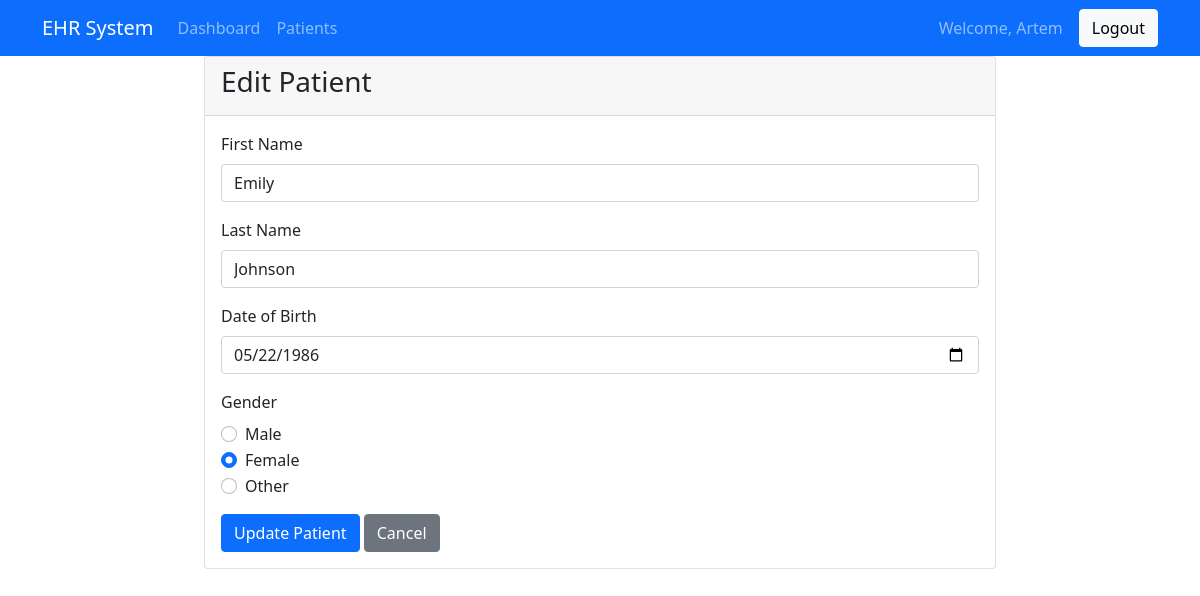
/patients/edit.php?id=7 (signed in), run on the app's committed database.
### tables this page shows
CREATE TABLE `patients` (
  `id` int(11) NOT NULL,
  `doctor_id` int(11) DEFAULT NULL,
  `first_name` varchar(50) NOT NULL,
  `last_name` varchar(50) NOT NULL,
  `date_of_birth` date NOT NULL,
  `gender` enum('M','F','Other') NOT NULL,
  `created_at` timestamp NOT NULL DEFAULT current_timestamp()
);

### patients/edit.php (the view, shortened to what this page needs)
<?php
require_once('../config/database.php');
$patient_id = isset($_GET['id']) ? (int)$_GET['id'] : 0;
$stmt = $pdo->prepare("SELECT * FROM patients WHERE id = ? AND doctor_id = ?");
$stmt->execute([$patient_id, $_SESSION['doctor_id']]);
$patient = $stmt->fetch();
require_once('../includes/header.php');
?>
<div class="row justify-content-center">
    <div class="col-md-8">
        <div class="card">
            <div class="card-header">
                <h3>Edit Patient</h3>
            </div>
            <div class="card-body">
                <form method="POST">
                    <div class="mb-3">
                        <label for="first_name" class="form-label">First Name</label>
                        <input type="text" class="form-control" id="first_name" name="first_name"
                               value="<?php echo htmlspecialchars($patient['first_name']); ?>" required>
                    </div>
                    <div class="mb-3">
                        <label for="last_name" class="form-label">Last Name</label>
                        <input type="text" class="form-control" id="last_name" name="last_name"
                               value="<?php echo htmlspecialchars($patient['last_name']); ?>" required>
                    </div>
                    <div class="mb-3">
                        <label for="date_of_birth" class="form-label">Date of Birth</label>
                        <input type="date" class="form-control" id="date_of_birth" name="date_of_birth"
                               value="<?php echo $patient['date_of_birth']; ?>" required>
                    </div>
                    <div class="mb-3">
                        <label class="form-label">Gender</label>
                        <div class="form-check">
                            <input class="form-check-input" type="radio" name="gender" value="M" id="gender_m"
                                   <?php echo $patient['gender'] == 'M' ? 'checked' : ''; ?> required>
                            <label class="form-check-label" for="gender_m">Male</label>
                        </div>
                        <div class="form-check">
                            <input class="form-check-input" type="radio" name="gender" value="F" id="gender_f"
                                   <?php echo $patient['gender'] == 'F' ? 'checked' : ''; ?>>
                            <label class="form-check-label" for="gender_f">Female</label>
                        </div>
                        <div class="form-check">
                            <input class="form-check-input" type="radio" name="gender" value="Other" id="gender_o"
                                   <?php echo $patient['gender'] == 'Other' ? 'checked' : ''; ?>>
                            <label class="form-check-label" for="gender_o">Other</label>
                        </div>
                    </div>
                    <button type="submit" class="btn btn-primary">Update Patient</button>
                    <a href="list.php" class="btn btn-secondary">Cancel</a>
                </form>
            </div>
        </div>
    </div>
</div>
<?php require_once('../includes/footer.php'); ?>

### data on the page
patients: first_name "Emily", last_name "Johnson", date_of_birth "05/22/1986", gender "☐ Male", gender "☑ Female", gender "☐ Other"

### other printed values
$_SESSION['username'] "Artem"
